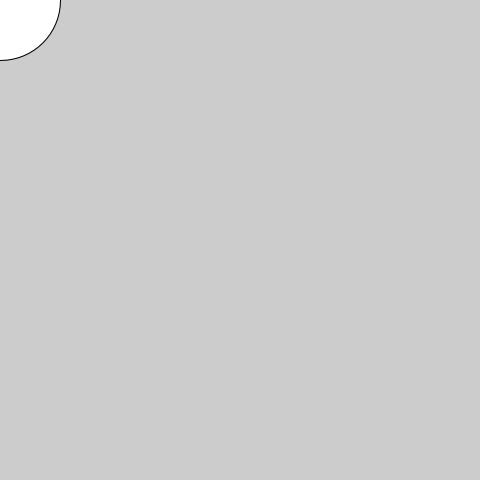
Frame 1 (no input)
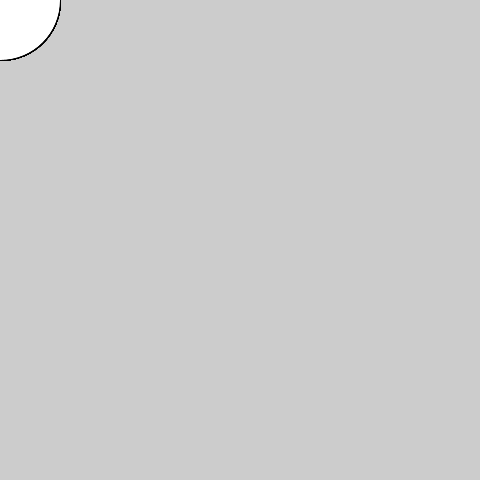
Frame 60 (the mouse pressed at the canvas centre just before this capture)
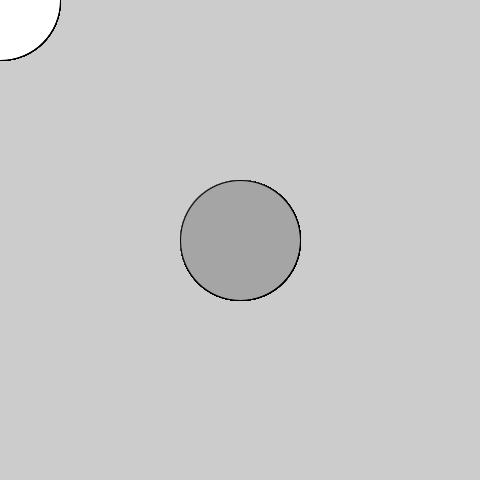
Frame 120 (the mouse held since frame 60 and released just before this capture)

The Processing sketch that drew these frames (run headless with seeded random() and noise(); from frame 60 on, the mouse is pressed at the canvas centre):

// Processing sketch: sketch_190910b
// ── sketch_190910b.pde
void setup()
{
  size(480, 480);
}

void draw()
{
  if(mousePressed){
    fill(165);
  }
  else {
    fill(255);
  }
  
  ellipse(mouseX, mouseY, 120, 120);
}
